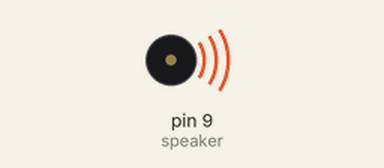
Simulated run of this sketch. Board: Arduino Uno, built with avr-gcc and run on an emulated ATmega328P. Parts: buzzer (waves = sounding).

Above: at 0.1 s.
Timing chart, 0 to 1.6 s (numbered marks = the images above):
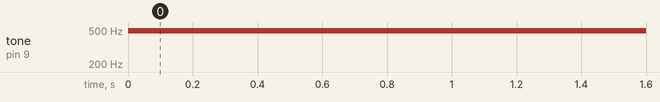

Measured:
- by itself, tone on pin 9 (speaker): silent → 490 Hz at 0.00 s

The sketch:

speakerMusic.ino
```cpp
//this is a very  annoying beeping sound with a speaker
int speaker = 9;
int loudness = 240;

void setup() {
  // put your setup code here, to run once:
pinMode(speaker, OUTPUT);
}

void loop() {
  // put your main code here, to run repeatedly:
  analogWrite(speaker, 20);
  delay(1000);
  analogWrite(speaker,0);
  delay(1000);
}
```
